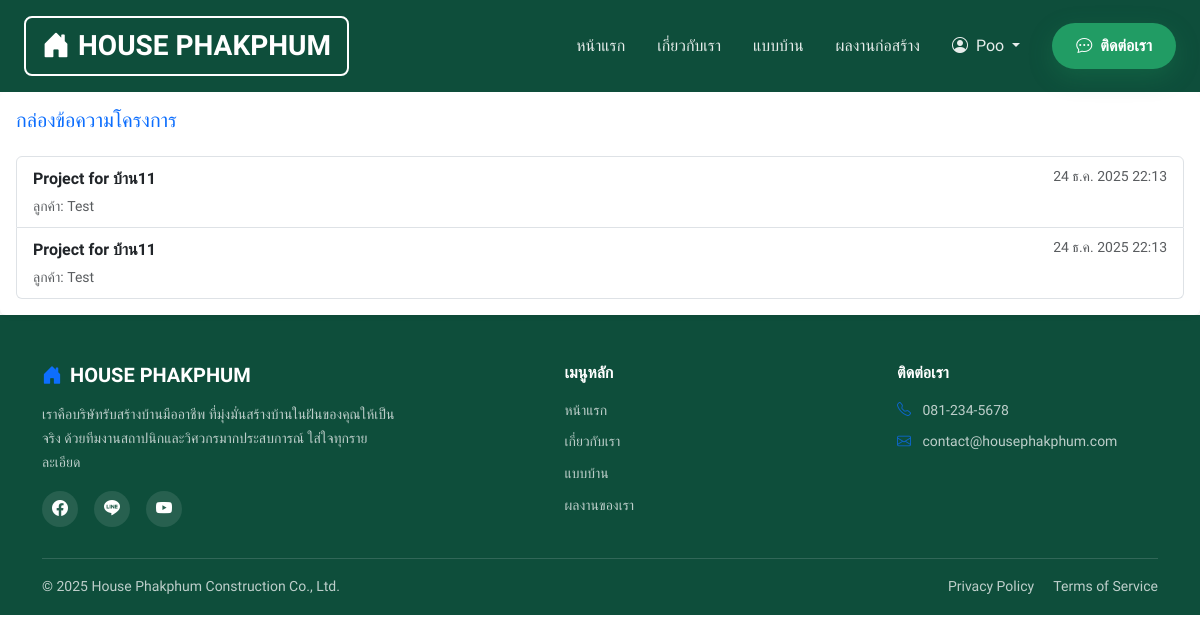
Page /chat/inbox/ (signed in) on the committed database.
### chat/models.py (models this page shows, shortened)
class Conversation(models.Model):
    customer = models.ForeignKey(
        settings.AUTH_USER_MODEL,
        on_delete=models.CASCADE,
        related_name="conversations",
    )
    project = models.OneToOneField(
        ConstructionProject,
        on_delete=models.CASCADE,
        related_name="conversation",
    )
    created_at = models.DateTimeField(auto_now_add=True)
    class Meta:
        ordering = ["-created_at"]

class Message(models.Model):
    conversation = models.ForeignKey(
        Conversation,
        on_delete=models.CASCADE,
        related_name="messages",
    )
    sender = models.ForeignKey(
        settings.AUTH_USER_MODEL,
        on_delete=models.CASCADE,
        related_name="chat_messages",
    )
    content = models.TextField()
    timestamp = models.DateTimeField(auto_now_add=True)
    is_read = models.BooleanField(default=False)
    class Meta:
        ordering = ["timestamp"]

### construction/models.py (models this page shows)
class ConstructionProject(models.Model):
	owner = models.ForeignKey(
		settings.AUTH_USER_MODEL,
		on_delete=models.CASCADE,
		related_name='construction_projects',
	)
	quote = models.OneToOneField(
		Quote,
		on_delete=models.SET_NULL,
		related_name='project',
		blank=True,
		null=True,
	)
	start_date = models.DateField()
	expected_end_date = models.DateField()
	total_progress = models.PositiveIntegerField(
		default=0,
		validators=[MinValueValidator(0), MaxValueValidator(100)],
	)
	created_at = models.DateTimeField(auto_now_add=True)
	updated_at = models.DateTimeField(auto_now=True)
	class Meta:
		ordering = ['-created_at']
	def __str__(self) -> str:
		if self.quote:
			return f"Project for {self.quote.reference_name}"
		return f"Project for {self.owner.get_username()}"

### quotes/models.py (models this page shows, shortened)
class Quote(models.Model):
	class Status(models.TextChoices):
		DRAFT = 'draft', 'Draft'
		PENDING = 'pending', 'Pending'
		APPROVED = 'approved', 'Approved'
	design = models.ForeignKey(
		HouseDesign,
		on_delete=models.CASCADE,
		related_name='quotes',
		null=True,
		blank=True,
	)
	requested_by = models.ForeignKey(
		settings.AUTH_USER_MODEL,
		on_delete=models.CASCADE,
		related_name='quotes',
	)
	catalog_design = models.ForeignKey(
		'catalog.CatalogDesign',
		on_delete=models.CASCADE,
		related_name='quotes',
		null=True,
		blank=True,
	)
	price = models.DecimalField(max_digits=12, decimal_places=2, null=True, blank=True)
	status = models.CharField(
		max_length=20,
		choices=Status.choices,
		default=Status.PENDING,
	)
	created_at = models.DateTimeField(auto_now_add=True)
	updated_at = models.DateTimeField(auto_now=True)
	class Meta:
		ordering = ['-created_at']
		constraints = [
			models.UniqueConstraint(fields=['design', 'requested_by'], name='unique_quote_design_user'),
			models.UniqueConstraint(fields=['catalog_design', 'requested_by'], name='unique_quote_catalog_user'),
		]
	@property
	def reference_name(self) -> str:
		if self.design:
			return self.design.title
		if self.catalog_design:
			return self.catalog_design.name
		return 'Unnamed Design'

### catalog/models.py (models this page shows, shortened)
class CatalogDesign(models.Model):
    name = models.CharField(max_length=255)
    slug = models.SlugField(unique=True, max_length=255, blank=True)
    concept = models.TextField()
    base_price = models.DecimalField(max_digits=12, decimal_places=2)
    area_sqm = models.PositiveIntegerField()
    bedrooms = models.PositiveSmallIntegerField()
    bathrooms = models.PositiveSmallIntegerField()
    dimensions = models.CharField(max_length=120)
    cover_image = models.ImageField(upload_to="catalog/covers/")
    floor_plan_image = models.ImageField(upload_to="catalog/floor_plans/", blank=True, null=True)
    class Style(models.TextChoices):
        MODERN = "modern", "Modern"
        NORDIC = "nordic", "Nordic"
        CONTEMPORARY = "contemporary", "Contemporary"
        LUXURY = "luxury", "Luxury"
        TROPICAL = "tropical", "Tropical"
        OTHER = "other", "Other"
    style = models.CharField(
        max_length=20,
        choices=Style.choices,
        default=Style.MODERN,
        verbose_name="House Style",
    )
    is_featured = models.BooleanField(default=False)
    created_at = models.DateTimeField(auto_now_add=True)
    updated_at = models.DateTimeField(auto_now=True)
    class Meta:
        ordering = ["-is_featured", "name"]
        verbose_name = "Catalog Design"
        verbose_name_plural = "Catalog Designs"

### chat/views.py (the view)
# urls.py: path("inbox/", ConversationListView.as_view(), name="inbox"),
class ConversationListView(UserPassesTestMixin, ListView):
    model = Conversation
    template_name = "chat/conversation_list.html"
    context_object_name = "conversations"
    def test_func(self) -> bool:
        return self.request.user.is_staff
    def get_queryset(self):
        return Conversation.objects.select_related(
            "project",
            "customer",
            "project__quote",
            "project__quote__design",
        ).prefetch_related("messages").order_by("-messages__timestamp", "-created_at")
    def get_context_data(self, **kwargs):
        context = super().get_context_data(**kwargs)
        context["active_conversation_id"] = self.request.GET.get("conversation")
        return context

### templates/chat/conversation_list.html (shortened to what this page needs)
{% extends "base.html" %}
{% block content %}
<div class="card border-0 shadow-sm">
    <div class="card-body">
        <h1 class="h5 text-primary mb-4">กล่องข้อความโครงการ</h1>
        <div class="list-group">
            {% for convo in conversations %}
                <a class="list-group-item list-group-item-action d-flex justify-content-between align-items-start"
                   href="{% url 'chat:room' convo.pk %}">
                    <div class="me-3">
                        <div class="fw-semibold">{{ convo.project }}</div>
                        <small class="text-muted">ลูกค้า: {{ convo.customer.get_full_name|default:convo.customer.username }}</small>
                    </div>
                    <small class="text-muted">
                        {% with last=convo.messages.last %}
                            {% if last %}
                                {{ last.timestamp|date:"d M Y H:i" }}
                            {% else %}
                                ยังไม่มีข้อความ
                            {% endif %}
                        {% endwith %}
                    </small>
                </a>
            {% empty %}
                <div class="list-group-item text-center text-muted py-4">
                    ยังไม่มีการสนทนา
                </div>
            {% endfor %}
        </div>
    </div>
</div>
{% endblock %}

### templates/base.html (shortened to what this page needs)
{% load static %}
<!DOCTYPE html>
<html lang="th">
<head>
    <link rel="stylesheet" href="https://cdn.jsdelivr.net/npm/bootstrap@5.3.3/dist/css/bootstrap.min.css">
    <link rel="stylesheet" href="https://cdn.jsdelivr.net/npm/bootstrap-icons@1.11.3/font/bootstrap-icons.min.css">
    <link rel="stylesheet" href="{% static 'css/styles.css' %}">
</head>
<body class="{% block body_class %}{% endblock %}">
    {% block nav %}
    <nav class="navbar navbar-expand-lg navbar-mtech" id="mainNavbar">
        <div class="container-fluid px-4">
            <a class="navbar-brand" href="{% url 'dashboard' %}">
                <i class="bi bi-house-door-fill me-2"></i>HOUSE PHAKPHUM
            </a>
            <div class="collapse navbar-collapse" id="navbarMain">
                <ul class="navbar-nav ms-auto align-items-lg-center">
                    <li class="nav-item"><a class="nav-link" href="{% url 'dashboard' %}">หน้าแรก</a></li>
                    <li class="nav-item"><a class="nav-link" href="{% url 'about' %}">เกี่ยวกับเรา</a></li>
                    <li class="nav-item"><a class="nav-link" href="{% url 'catalog:list' %}">แบบบ้าน</a></li>
                    <li class="nav-item"><a class="nav-link" href="{% url 'construction:list' %}">ผลงานก่อสร้าง</a>
                    </li>
                    {% if user.is_authenticated %}
                    <li class="nav-item dropdown">
                        <a class="nav-link dropdown-toggle" href="#" data-bs-toggle="dropdown">
                            <i class="bi bi-person-circle me-1"></i> {{ user.first_name|default:user.username }}
                        </a>
                    </li>
                    {% endif %}
                    <li class="nav-item ms-lg-3">
                        <a class="nav-link btn-cta" href="{% url 'contact' %}">
                            <i class="bi bi-chat-dots me-1"></i> ติดต่อเรา
                        </a>
                    </li>
                </ul>
            </div>
        </div>
    </nav>
    {% endblock %}
    <main>
        {% block content %}{% endblock %}
    </main>
    <footer class="footer-mtech pt-5 pb-3 mt-auto">
        <div class="container">
            <div class="row g-4 justify-content-between">
                <div class="col-lg-4 col-md-6">
                    <h5 class="fw-bold mb-3 text-white">
                        <i class="bi bi-house-door-fill me-2 text-primary"></i>HOUSE PHAKPHUM
                    </h5>
                    <p class="text-light opacity-75 small">
                        เราคือบริษัทรับสร้างบ้านมืออาชีพ ที่มุ่งมั่นสร้างบ้านในฝันของคุณให้เป็นจริง
                        ด้วยทีมงานสถาปนิกและวิศวกรมากประสบการณ์ ใส่ใจทุกรายละเอียด
                    </p>
                    <div class="d-flex gap-3 mt-3">
                        <a href="#" class="social-icon"><i class="bi bi-facebook"></i></a>
                        <a href="#" class="social-icon"><i class="bi bi-line"></i></a>
                        <a href="#" class="social-icon"><i class="bi bi-youtube"></i></a>
                    </div>
                </div>
                <div class="col-lg-2 col-md-6">
                    <h6 class="fw-bold text-white mb-3">เมนูหลัก</h6>
                    <ul class="list-unstyled small">
                        <li class="mb-2"><a href="{% url 'dashboard' %}"
                                class="text-light opacity-75 text-decoration-none">หน้าแรก</a></li>
                        <li class="mb-2"><a href="{% url 'about' %}"
                                class="text-light opacity-75 text-decoration-none">เกี่ยวกับเรา</a></li>
                        <li class="mb-2"><a href="{% url 'catalog:list' %}"
                                class="text-light opacity-75 text-decoration-none">แบบบ้าน</a></li>
                        <li class="mb-2"><a href="{% url 'construction:list' %}"
                                class="text-light opacity-75 text-decoration-none">ผลงานของเรา</a></li>
                    </ul>
                </div>
                <div class="col-lg-3 col-md-6">
                    <h6 class="fw-bold text-white mb-3">ติดต่อเรา</h6>
                    <ul class="list-unstyled small text-light opacity-75">
                        <li class="mb-2"><i class="bi bi-telephone me-2 text-primary"></i> 081-234-5678</li>
                        <li class="mb-2"><i class="bi bi-envelope me-2 text-primary"></i> contact@housephakphum.com
                        </li>
                    </ul>
                </div>
            </div>
            <hr class="border-light opacity-10 mt-4 mb-3">
            <div class="row align-items-center small text-light opacity-75">
                <div class="col-md-6 text-center text-md-start">
                    &copy; 2025 House Phakphum Construction Co., Ltd.
                </div>
                <div class="col-md-6 text-center text-md-end">
                    <a href="#" class="text-light text-decoration-none me-3">Privacy Policy</a>
                    <a href="#" class="text-light text-decoration-none">Terms of Service</a>
                </div>
            </div>
        </div>
    </footer>
</body>
</html>

### static/css/styles.css (style rules this page uses)
:root { --primary-h: 153; --primary-s: 65%; --primary-l: 37%; --color-primary: hsl(var(--primary-h), var(--primary-s), var(--primary-l)); --secondary-h: 162; --secondary-s: 70%; --secondary-l: 18%; --color-secondary: hsl(var(--secondary-h), var(--secondary-s), var(--secondary-l)); --color-accent: #C0CA33; --color-background: #FFFFFF; --color-surface: #F1F8E9; --color-surface-alt: #E8F5E9; --color-text-main: #2E3B33; --color-text-muted: #5F7D6D; --color-text-light: #FFFFFF; --gradient-primary: linear-gradient(135deg, hsl(153, 65%, 40%) 0%, hsl(145, 60%, 35%) 100%); --gradient-secondary: linear-gradient(135deg, hsl(162, 70%, 18%) 0%, hsl(160, 60%, 12%) 100%); --gradient-hero-overlay: linear-gradient(to right, rgba(14, 77, 58, 0.7) 0%, rgba(14, 77, 58, 0.2) 100%); --shadow-sm: 0 2px 8px rgba(33, 155, 93, 0.08); --shadow-md: 0 8px 24px rgba(33, 155, 93, 0.12); --shadow-lg: 0 16px 48px rgba(33, 155, 93, 0.15); --shadow-green: 0 8px 24px rgba(33, 155, 93, 0.25); --shadow-orange: var(--shadow-green); --radius-sm: 8px; --radius-md: 16px; --radius-lg: 24px; --radius-pill: 50rem; --transition-smooth: 0.3s cubic-bezier(0.25, 0.8, 0.25, 1); }
body { background-color: var(--color-background); color: var(--color-text-main); font-family: "Prompt", sans-serif; line-height: 1.7; }
a { color: var(--color-primary); text-decoration: none; transition: var(--transition-smooth); }
.navbar-mtech { position: relative; background-color: var(--color-secondary); top: 0; left: 0; right: 0; z-index: 1030; padding: 1rem 0; transition: var(--transition-smooth); }
.navbar-mtech .navbar-brand { font-weight: 800; font-size: 1.75rem; color: white; border: 2px solid white; padding: 0.25rem 1rem; border-radius: 8px; transition: var(--transition-smooth); }
.navbar-mtech .nav-link { color: rgba(255, 255, 255, 0.9) !important; font-weight: 500; padding: 0.5rem 1rem !important; }
.navbar-mtech .btn-cta { background: var(--color-primary); color: white !important; border-radius: var(--radius-pill); padding: 0.6rem 1.5rem !important; font-weight: 600; box-shadow: var(--shadow-orange); }
.footer-mtech { background-color: var(--color-secondary); color: white; }
.footer-mtech .social-icon { width: 36px; height: 36px; background: rgba(255, 255, 255, 0.1); color: white; display: flex; align-items: center; justify-content: center; border-radius: 50%; transition: var(--transition-smooth); }
.footer-mtech hr { opacity: 0.15; }

### rows in the picture
Conversation: project "Project for บ้าน11", customer.get_full_name "Test", messages.last.timestamp "24 ธ.ค. 2025 22:13"

### other values in the picture
{{ user.first_name|default:user.username }} "Poo"
